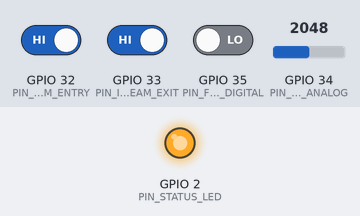
A sketch run on a simulated ESP32. Parts: output pins drawn as LEDs (lit = HIGH). Dashed ring = blinking. The inputs (shaded band) are chosen by the test bench; at power-on: GPIO 34 (PIN_SMOKE_ANALOG) = 2048, GPIO 35 (PIN_FLAME_DIGITAL) LOW, GPIO 32 (PIN_IR_BEAM_ENTRY) HIGH, GPIO 33 (PIN_IR_BEAM_EXIT) HIGH. WiFi joins after 1.5 s; servers stay silent unless stated; uploads are accepted with an empty reply; what the sketch prints to the serial monitor is not drawn.

Above: at 3.2 s.
3.3 s: GPIO 34 (PIN_SMOKE_ANALOG) set to 1160
6.3 s: GPIO 35 (PIN_FLAME_DIGITAL) driven HIGH
At 7.0 s:
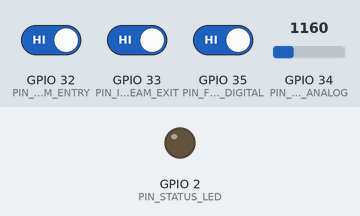
9.3 s: GPIO 34 (PIN_SMOKE_ANALOG) set to 1243
At 12.2 s:
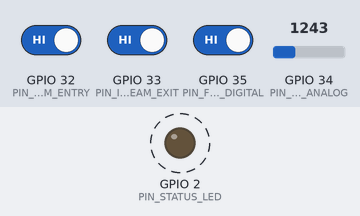
12.3 s: GPIO 34 (PIN_SMOKE_ANALOG) set to 491
At 12.8 s:
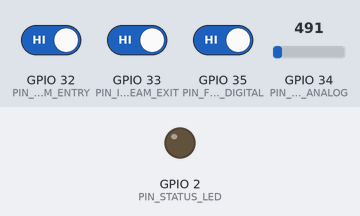
13.8 s: GPIO 35 (PIN_FLAME_DIGITAL) driven LOW
At 14.1 s:
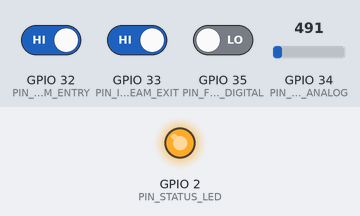
15.3 s: GPIO 32 (PIN_IR_BEAM_ENTRY) driven LOW and GPIO 33 (PIN_IR_BEAM_EXIT) driven LOW
Timing chart, 0 to 17.8 s (numbered marks = the images above; inputs shaded):
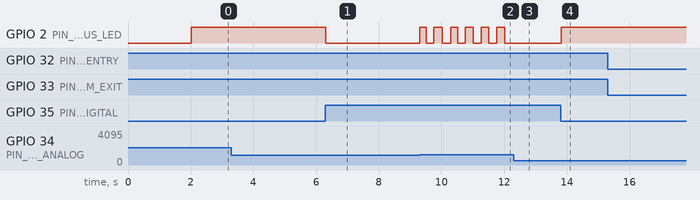

The sketch:

SafeWaySensorNode.ino
```cpp
/**
 * SafeWay V3 - ESP32 Multi-Sensor IoT Node Firmware
 * Smart India Hackathon (SIH) Hardware Prototype
 *
 * Hardware Connected:
 * 1. ESP32 Dev Module (WROOM-32)
 * 2. MQ-2 Smoke / Gas Sensor (Analog Pin GPIO 34)
 * 3. Infrared Flame Detection Sensor (Digital Pin GPIO 35)
 * 4. Dual IR Break-Beam Sensors for Directional Occupancy Counting:
 *    - Beam 1 (Entry Side): GPIO 32
 *    - Beam 2 (Exit Side):  GPIO 33
 * 5. Status / Alarm Indicator LED: GPIO 2 (Built-in LED)
 *
 * Features:
 * - Real-time crowd occupancy tracking with directional beam break analysis.
 * - Dynamic crowd classification:
 *     0 - 7   people -> "Low"
 *     8 - 19  people -> "Medium"
 *     20+     people -> "High"
 * - Smoke & Fire detection with automatic hazard escalation.
 * - Periodic telemetry transmission to Firebase Realtime Database / HTTP REST API every 2000ms.
 */

#include <WiFi.h>
#include <HTTPClient.h>
#include <ArduinoJson.h> // Library: ArduinoJson by Benoit Blanchon (v6+)

// ==========================================
// 1. CONFIGURATION & PLACEHOLDERS
// ==========================================
const char* WIFI_SSID = "YOUR_WIFI_SSID";
const char* WIFI_PASSWORD = "YOUR_WIFI_PASSWORD";

// SafeWay Backend Serverless REST Endpoint (Vercel or Local Gateway)
const char* SAFEWAY_API_URL = "https://sih-two-iota.vercel.app/api/sensor"; // Or "http://192.168.1.100:3000/api/sensor"
const char* SAFEWAY_AUTH_KEY = "safeway-iot-sensor-auth-2026"; // Configurable IoT Sensor Secret Token

const char* SENSOR_ID = "esp32-zone-b";
const char* ASSIGNED_ZONE = "zone-b";

// Pin Assignments
#define PIN_SMOKE_ANALOG   34
#define PIN_FLAME_DIGITAL  35
#define PIN_IR_BEAM_ENTRY  32
#define PIN_IR_BEAM_EXIT   33
#define PIN_STATUS_LED     2

// Smoke Sensor Threshold (0 - 4095 for ESP32 12-bit ADC)
#define SMOKE_ALARM_THRESHOLD 1200

// Configurable Crowd Occupancy Thresholds
#define OCCUPANCY_LOW_MAX    7
#define OCCUPANCY_MEDIUM_MAX 19

// Telemetry interval (milliseconds)
const unsigned long TELEMETRY_INTERVAL_MS = 2000;

// ==========================================
// 2. STATE VARIABLES
// ==========================================
int currentOccupancy = 4; // Initial occupancy estimate
bool smokeDetected = false;
bool flameDetected = false;
int rawSmokeValue = 0;
String currentCrowdLevel = "Low";
String currentHazardLevel = "none";
unsigned long lastTelemetryTime = 0;

// Beam break state machine
int beamEntryState = HIGH;
int beamExitState = HIGH;
int lastBeamEntryState = HIGH;
int lastBeamExitState = HIGH;
unsigned long beamEntryTriggerTime = 0;
unsigned long beamExitTriggerTime = 0;

void setup() {
  Serial.begin(115200);
  delay(500);

  Serial.println("\n==================================================");
  Serial.println("  SafeWay V3 - ESP32 IoT Hazard & Crowd Node");
  Serial.println("  Smart India Hackathon (SIH 2026)");
  Serial.println("==================================================\n");

  // Configure Pins
  pinMode(PIN_SMOKE_ANALOG, INPUT);
  pinMode(PIN_FLAME_DIGITAL, INPUT);
  pinMode(PIN_IR_BEAM_ENTRY, INPUT_PULLUP);
  pinMode(PIN_IR_BEAM_EXIT, INPUT_PULLUP);
  pinMode(PIN_STATUS_LED, OUTPUT);
  digitalWrite(PIN_STATUS_LED, LOW);

  // Connect to Wi-Fi
  connectToWiFi();
}

void loop() {
  // 1. Process directional crowd counting from IR Break Beams
  processCrowdSensors();

  // 2. Sample Fire and Smoke sensors
  sampleEnvironmentalSensors();

  // 3. Classify crowd level and hazard level
  evaluateSafetyMetrics();

  // 4. Send telemetry payload every 2 seconds
  if (millis() - lastTelemetryTime >= TELEMETRY_INTERVAL_MS) {
    lastTelemetryTime = millis();
    transmitTelemetry();
  }

  delay(20); // Small loop cycle delay
}

/**
 * Connect to Wi-Fi network
 */
void connectToWiFi() {
  Serial.print("Connecting to Wi-Fi: ");
  Serial.println(WIFI_SSID);

  WiFi.mode(WIFI_STA);
  WiFi.begin(WIFI_SSID, WIFI_PASSWORD);

  int attempts = 0;
  while (WiFi.status() != WL_CONNECTED && attempts < 15) {
    delay(500);
    Serial.print(".");
    attempts++;
  }

  if (WiFi.status() == WL_CONNECTED) {
    Serial.println("\n[WiFi] Connected successfully!");
    Serial.print("[WiFi] IP Address: ");
    Serial.println(WiFi.localIP());
  } else {
    Serial.println("\n[WiFi] Offline Mode: Proceeding with local sensor readings.");
  }
}

/**
 * Directional break-beam analysis:
 * If Entry Beam is broken first followed by Exit Beam -> Person Entered (+1)
 * If Exit Beam is broken first followed by Entry Beam -> Person Exited (-1)
 */
void processCrowdSensors() {
  beamEntryState = digitalRead(PIN_IR_BEAM_ENTRY);
  beamExitState = digitalRead(PIN_IR_BEAM_EXIT);

  // Detect falling edge on Entry Beam (beam broken)
  if (beamEntryState == LOW && lastBeamEntryState == HIGH) {
    beamEntryTriggerTime = millis();
    if (beamExitTriggerTime > 0 && (millis() - beamExitTriggerTime < 1500)) {
      // Exit beam was broken just before -> Person left the zone
      if (currentOccupancy > 0) currentOccupancy--;
      Serial.print("[-] Person EXITED. Zone Occupancy: ");
      Serial.println(currentOccupancy);
      beamExitTriggerTime = 0;
      beamEntryTriggerTime = 0;
    }
  }

  // Detect falling edge on Exit Beam (beam broken)
  if (beamExitState == LOW && lastBeamExitState == HIGH) {
    beamExitTriggerTime = millis();
    if (beamEntryTriggerTime > 0 && (millis() - beamEntryTriggerTime < 1500)) {
      // Entry beam was broken just before -> Person entered the zone
      currentOccupancy++;
      Serial.print("[+] Person ENTERED. Zone Occupancy: ");
      Serial.println(currentOccupancy);
      beamEntryTriggerTime = 0;
      beamExitTriggerTime = 0;
    }
  }

  lastBeamEntryState = beamEntryState;
  lastBeamExitState = beamExitState;
}

/**
 * Sample MQ-2 Smoke and Flame sensors
 */
void sampleEnvironmentalSensors() {
  rawSmokeValue = analogRead(PIN_SMOKE_ANALOG);
  smokeDetected = (rawSmokeValue > SMOKE_ALARM_THRESHOLD);

  // Flame sensor output is active LOW on standard Arduino flame sensor boards
  flameDetected = (digitalRead(PIN_FLAME_DIGITAL) == LOW);
}

/**
 * Evaluate safety metrics based on calibrated thresholds
 */
void evaluateSafetyMetrics() {
  // Crowd classification
  if (currentOccupancy <= OCCUPANCY_LOW_MAX) {
    currentCrowdLevel = "Low";
  } else if (currentOccupancy <= OCCUPANCY_MEDIUM_MAX) {
    currentCrowdLevel = "Medium";
  } else {
    currentCrowdLevel = "High";
  }

  // Hazard classification
  if (flameDetected || rawSmokeValue > (SMOKE_ALARM_THRESHOLD * 1.5)) {
    currentHazardLevel = "high"; // Fire detected
    digitalWrite(PIN_STATUS_LED, HIGH); // Alarm LED ON
  } else if (smokeDetected) {
    currentHazardLevel = "low"; // Smoke warning
    digitalWrite(PIN_STATUS_LED, (millis() / 250) % 2); // Blink LED
  } else {
    currentHazardLevel = "none";
    digitalWrite(PIN_STATUS_LED, LOW);
  }
}

/**
 * Serialize JSON and transmit HTTP POST directly to SafeWay /api/sensor Backend
 */
void transmitTelemetry() {
  StaticJsonDocument<300> doc;
  doc["sensorId"] = SENSOR_ID;
  doc["zone"] = ASSIGNED_ZONE;
  doc["smokeDetected"] = smokeDetected;
  doc["flameDetected"] = flameDetected;
  doc["smokeAnalog"] = rawSmokeValue;
  doc["occupancy"] = currentOccupancy;
  doc["crowdLevel"] = currentCrowdLevel;
  doc["hazardLevel"] = currentHazardLevel;
  doc["millis"] = millis();

  String jsonString;
  serializeJson(doc, jsonString);

  Serial.print("[Telemetry] Payload: ");
  Serial.println(jsonString);

  if (WiFi.status() == WL_CONNECTED) {
    HTTPClient http;
    http.begin(SAFEWAY_API_URL);
    http.addHeader("Content-Type", "application/json");
    if (strlen(SAFEWAY_AUTH_KEY) > 0) {
      http.addHeader("X-Sensor-Auth", SAFEWAY_AUTH_KEY);
      http.addHeader("Authorization", String("Bearer ") + SAFEWAY_AUTH_KEY);
    }

    int httpResponseCode = http.POST(jsonString);
    if (httpResponseCode > 0) {
      Serial.print("[SafeWay Gateway] Sync OK. Code: ");
      Serial.println(httpResponseCode);
    } else {
      Serial.print("[SafeWay Gateway] Error: ");
      Serial.println(http.errorToString(httpResponseCode).c_str());
    }
    http.end();
  }
}
```

Measured:
- the behaviour switches between 1200 and 1201 on GPIO 34 (PIN_SMOKE_ANALOG) (found by bisection; images 1 and 2)
- after the input at 3.3 s, every drawn part: stays the same
- after the input at 6.3 s, GPIO 2 (PIN_STATUS_LED): HIGH → LOW at once
- after the input at 9.3 s, GPIO 2 (PIN_STATUS_LED): alternates HIGH for 0.24 s and LOW for 0.24 s, starting at once
- after the input at 12.3 s, GPIO 2 (PIN_STATUS_LED): stops changing and stays LOW
- after the input at 13.8 s, GPIO 2 (PIN_STATUS_LED): LOW → HIGH at once
- after the input at 15.3 s, every drawn part: stays the same
